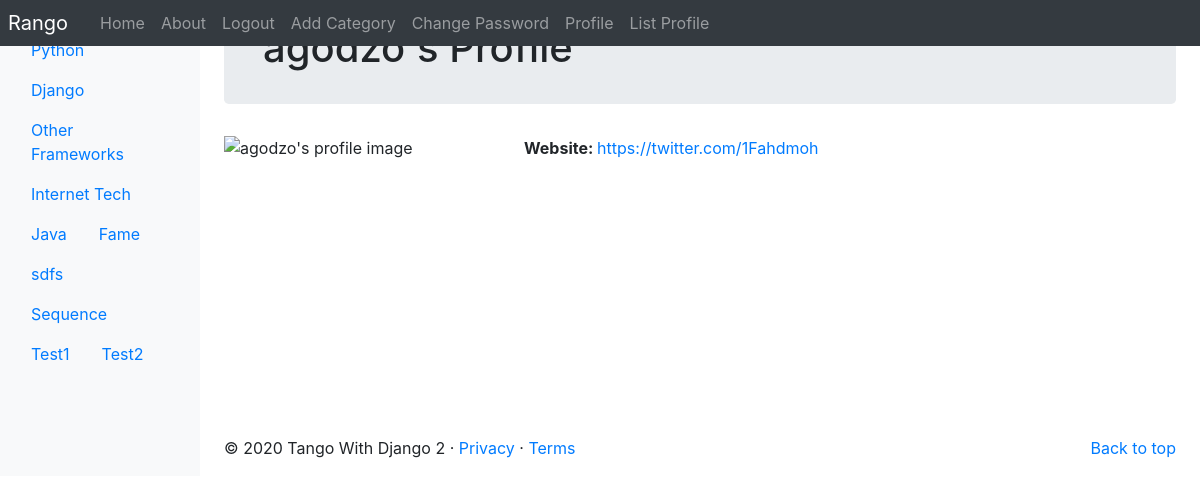
Page /rango/profile/agodzo/ (signed in) on the committed database.
### rango/models.py (models this page shows, shortened)
class Category(models.Model):
	name = models.CharField(max_length=128, unique=True)
	NAME_MAX_LENGTH = 128
	views= models.IntegerField(default=0)
	likes = models.IntegerField(default=0)
	slug = models.SlugField(unique=True)
	class Meta:
		verbose_name_plural = 'Categories'

class UserProfile(models.Model):
	user = models.OneToOneField(User, on_delete = models.CASCADE)
	website = models.URLField(blank=True)
	picture = models.ImageField(upload_to='profile_images', blank=True)

### rango/views.py (the view, shortened to what this page needs)
# urls.py: path('profile/<username>/', ProfileView.as_view(), name='profile'),
class ProfileView(View):
	def get_user_details(self, username):
		try:
			user = User.objects.get(username = username)
		except User.DoesNotExist:
			return None
		user_profile = UserProfile.objects.get_or_create(user=user)[0]
		form = UserProfileForm({'website': user_profile.website,
			  					'picture': user_profile.picture})
		return(user, user_profile, form)
	@method_decorator(login_required)
	def get(self,request, username):
		try:
			(user, user_profile, form) = self.get_user_details(username)
		except TypeError:
			return redirect(reverse('rango:index'))
		context_dict = {'user_profile': user_profile,
		  				'selected_user': user,
		  				'form': form}
		return render(request,'rango/profile.html', context_dict)

### rango/templatetags/rango_template_tags.py (called while the page is built)
@register.inclusion_tag('rango/categories.html')
def get_category_list(current_category = None):
    return{'categories': Category.objects.all(),
           'current_category': current_category}

### templates/rango/profile.html (shortened to what this page needs)
{% extends 'rango/base.html' %}
{% load staticfiles %}
{% block body_block %}
<div class="jumbotron p-4">
	<div class="container">
		<h1 class="jumbotron-heading">{{ selected_user.username}}'s Profile</h1>
	</div>
</div>
<div class="container">
	<div class="row">
		<img src="{{ MEDIA_URL }}{{ user_profile.picture }}"
		width="300"
		height="300"
		alt="{{selected_user.username}}'s profile image"> <br/>
		<div>
			{% if selected_user == user %}
			<form action="." enctype="multipart/form-data" method="post">
				{% csrf_token %}
				{{ form.as_p }}
				<input type="submit" value="Update" />
			</form>
			{% else %}
			<p>
				<strong>
					Website:
				</strong>
				<a href="{{user_profile.website}}">{{ user_profile.website }}</a>
			</p>
			{% endif %}
		</div>
	</div>
</div>
{% endblock %}

### templates/rango/categories.html (shortened to what this page needs)
<ul class="nav flex-cloumn">
	{% if categories %}
		{% for c in categories %}
			{% if c == current_category %}
				<li class="nav-item">
					<a class="nav-link active" href="{% url 'rango:show_category' c.slug %}">
						<span data-feather="archive"></span>{{ c.name }}
					</a>
				</li>
			{% else %}
			<li class="nav-item">
				<a class="nav-link" href="{% url 'rango:show_category' c.slug %}">
					{{ c.name }}
				</a>
			</li>
			{% endif %}
		{% endfor %}
	{% else %}
	<li class="nav-item">There are no categories present</li>
	{% endif %}
</ul>

### rows in the picture
Category: name "Python"
Category: name "Django"
Category: name "Other Frameworks"
Category: name "Internet Tech"
Category: name "Java"
Category: name "Fame"
Category: name "sdfs"
Category: name "Sequence"
Category: name "Test1"
Category: name "Test2"
UserProfile: website "https://twitter.com/1Fahdmoh"

### other values in the picture
{{ selected_user.username }} "agodzo"
